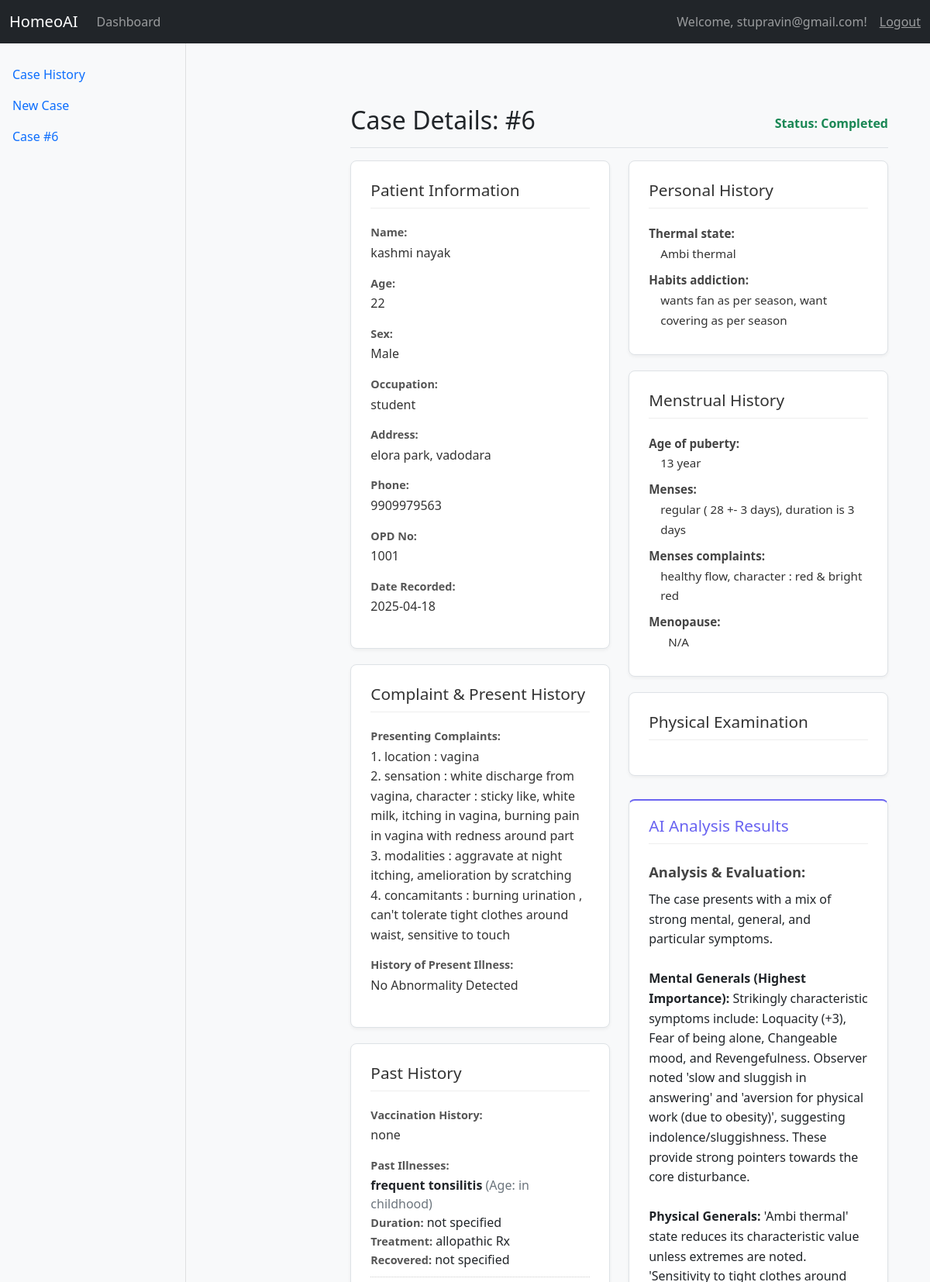
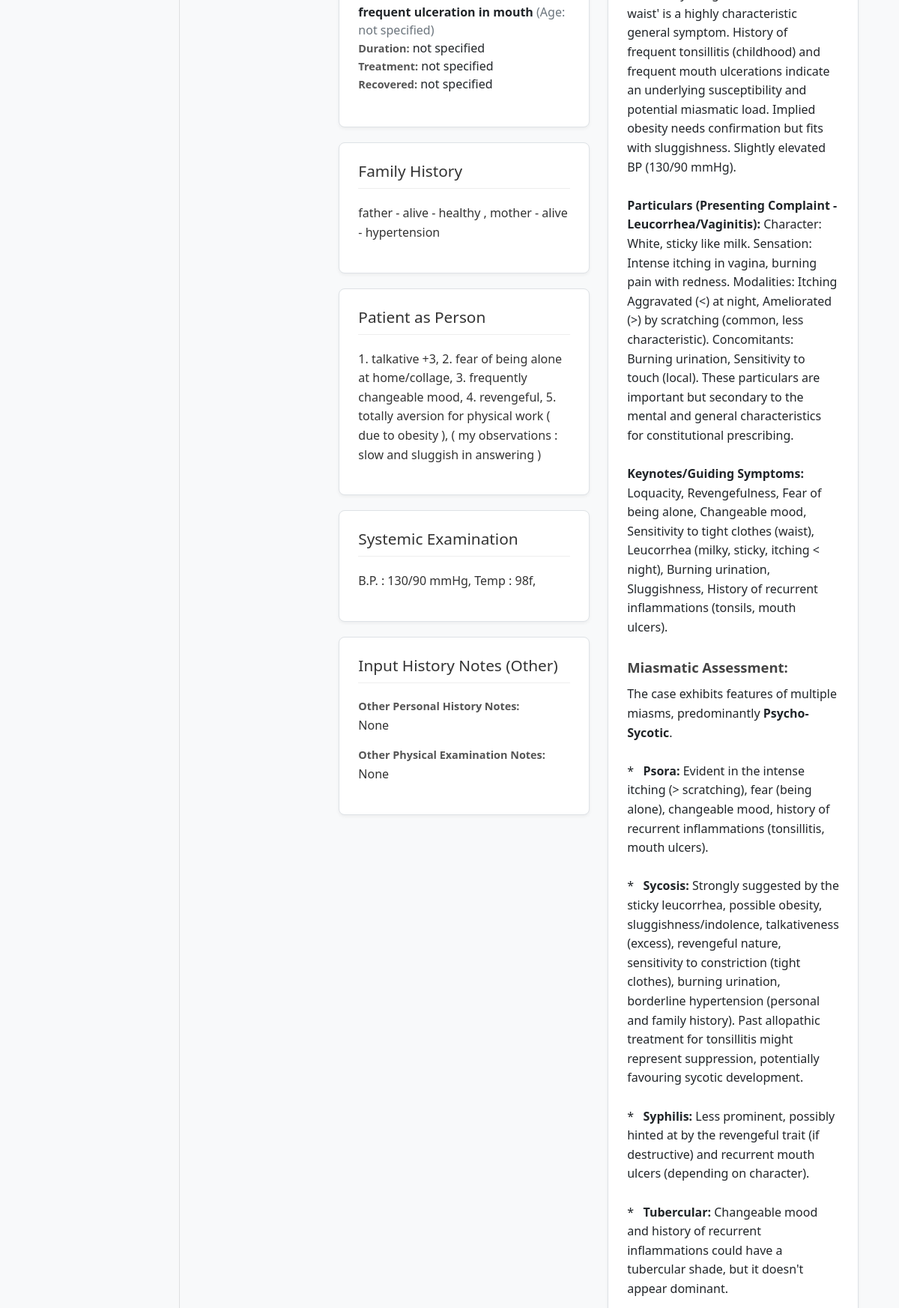
Screenshot of /case/6/ (signed in, upper part) with the database file from the repository (2 pictures, top to bottom).
### core/models.py (models this page shows, shortened)
class Case(models.Model):
    user = models.ForeignKey(settings.AUTH_USER_MODEL, on_delete=models.CASCADE, related_name='cases')
    created_at = models.DateTimeField(auto_now_add=True)
    updated_at = models.DateTimeField(auto_now=True)
    date = models.DateField(default=timezone.now, blank=True, null=True) # Made optional
    opd_no = models.CharField(max_length=50, blank=True, null=True)
    patient_name = models.CharField(max_length=200) # Required
    patient_age = models.CharField(max_length=20, blank=True, null=True)
    patient_sex = models.CharField(max_length=10, choices=[('Male', 'Male'), ('Female', 'Female'), ('Other', 'Other')], blank=True, null=True)
    patient_occupation = models.CharField(max_length=100, blank=True, null=True)
    patient_address = models.TextField(blank=True, null=True)
    patient_phone = models.CharField(max_length=20, blank=True, null=True)
    presenting_complaints = models.TextField() # Required
    history_of_present_illness = models.TextField(blank=True, null=True)
    past_history_vaccination = models.TextField(blank=True, null=True) # Corresponds to past_history.vaccination
    family_history = models.TextField(blank=True, null=True)
    personal_history = models.JSONField(blank=True, null=True, default=dict)
    menstrual_history = models.JSONField(blank=True, null=True, default=dict)
    physical_examination = models.JSONField(blank=True, null=True, default=dict)
    patient_as_person = models.TextField(blank=True, null=True)
    systemic_examination = models.TextField(blank=True, null=True)
    result_file_path = models.CharField(max_length=512, blank=True, null=True) # Store relative path?
    STATUS_CHOICES = [
        ('PENDING', 'Pending Analysis'),
        ('PROCESSING', 'Processing'),
        ('COMPLETED', 'Completed'),
        ('ERROR', 'Error'),
    ]
    status = models.CharField(max_length=20, choices=STATUS_CHOICES, default='PENDING')
    class Meta:
        ordering = ['-created_at']

class PastIllness(models.Model):
    case = models.ForeignKey(Case, on_delete=models.CASCADE, related_name='past_illnesses')
    disease = models.CharField(max_length=200, blank=True, null=True)
    approximate_age = models.CharField(max_length=50, blank=True, null=True)
    duration = models.CharField(max_length=100, blank=True, null=True)
    treatment = models.TextField(blank=True, null=True)
    completely_recovered = models.CharField(max_length=50, blank=True, null=True)
    class Meta:
        verbose_name_plural = "Past Illnesses"

### core/views.py (the view)
@login_required
def case_detail_view(request, case_id):
    case = get_object_or_404(Case.objects.prefetch_related('past_illnesses'), id=case_id, user=request.user)
    results_data = None
    error_message = None
    case_type_value = None # Initialize variable for case type
    if case.status == 'COMPLETED' and case.result_file_path:
        full_path = os.path.join(settings.CASE_RESULTS_DIR, case.result_file_path)
        if os.path.exists(full_path):
            try:
                with open(full_path, 'r', encoding='utf-8') as f:
                    file_content = f.read()
                results_data = json.loads(file_content)
                if results_data:
                    case_type_value = results_data.get("case_type(Acute/Chronic)")
            except json.JSONDecodeError:
                error_message = "Error: The result file contains invalid JSON."
                print(f"JSONDecodeError for file: {full_path}")
            except Exception as e:
                error_message = f"Error reading result file: {e}"
                print(f"Error reading file {full_path}: {e}")
        else:
            error_message = f"Error: Result file not found ({case.result_file_path}), although case is marked completed."
            print(f"Result file not found: {full_path}")
    elif case.status == 'ERROR':
         error_message = "An error occurred during the analysis process."
    elif case.status == 'PROCESSING' or case.status == 'PENDING':
         error_message = "Analysis is still in progress. Please check back later."
    context = {
        'case': case,
        'results_data': results_data,
        'error_message': error_message,
        'case_type_value': case_type_value, # Pass the extracted value to the template
    }
    return render(request, 'case_detail.html', context)

### templates/case_detail.html (shortened to what this page needs)
{% extends 'base_generic.html' %}
{% load static %}
{% load json_filters %}
{% block head_extra %}
<link rel="stylesheet" href="https://cdn.jsdelivr.net/npm/bootstrap@5.1.3/dist/css/bootstrap.min.css">
{% endblock %}
{% block content %}
<div class="container-fluid">
  <div class="row">
     <nav id="sidebarMenu" class="col-md-3 col-lg-2 d-md-block sidebar collapse">
        <div class="position-sticky pt-3 sidebar-sticky">
            <ul class="nav flex-column">
                <li class="nav-item"> <a class="nav-link" href="{% url 'core:dashboard' %}"> Case History</a></li>
                <li class="nav-item"> <a class="nav-link" href="{% url 'core:new_case' %}"> New Case</a></li>
                <li class="nav-item"> <span class="nav-link active" aria-current="page"> Case #{{ case.id }}</span></li>
            </ul>
        </div>
     </nav>
     <main class="col-md-9 ms-sm-auto col-lg-10 px-md-4">
        <div class="d-flex justify-content-between flex-wrap flex-md-nowrap align-items-center pt-3 pb-2 mb-3 border-bottom">
            <h1 class="h2">Case Details: #{{ case.id }}</h1>
            <span class="status-display status-{{ case.status }}">Status: {{ case.get_status_display }}</span>
        </div>
        <div class="row">
            <div class="col-lg-6 detail-col-left">
                <div class="detail-card">
                    <h3>Patient Information</h3>
                    <span class="detail-label">Name:</span> <p class="detail-value">{{ case.patient_name|default:"N/A" }}</p>
                    <span class="detail-label">Age:</span> <p class="detail-value">{{ case.patient_age|default:"N/A" }}</p>
                    <span class="detail-label">Sex:</span> <p class="detail-value">{{ case.patient_sex|default:"N/A" }}</p>
                    <span class="detail-label">Occupation:</span> <p class="detail-value">{{ case.patient_occupation|default:"N/A" }}</p>
                    <span class="detail-label">Address:</span> <p class="detail-value">{{ case.patient_address|default:"N/A" }}</p>
                    <span class="detail-label">Phone:</span> <p class="detail-value">{{ case.patient_phone|default:"N/A" }}</p>
                    <span class="detail-label">OPD No:</span> <p class="detail-value">{{ case.opd_no|default:"N/A" }}</p>
                    <span class="detail-label">Date Recorded:</span> <p class="detail-value">{{ case.date|date:"Y-m-d"|default:"N/A" }}</p>
                </div>
                <div class="detail-card">
                    <h3>Complaint & Present History</h3>
                    <span class="detail-label">Presenting Complaints:</span> <p class="detail-value">{{ case.presenting_complaints|default:"N/A" }}</p>
                    <span class="detail-label">History of Present Illness:</span> <p class="detail-value">{{ case.history_of_present_illness|default:"N/A" }}</p>
                 </div>
                <div class="detail-card">
                    <h3>Past History</h3>
                    <span class="detail-label">Vaccination History:</span>
                    <p class="detail-value">{{ case.past_history_vaccination|default:"N/A" }}</p>
                    <span class="detail-label">Past Illnesses:</span>
                    {% for illness in case.past_illnesses.all %}
                        <div class="illness-item">
                            <strong>{{ illness.disease|default:"Unnamed Illness" }}</strong>
                            {% if illness.approximate_age %}<span class="text-muted"> (Age: {{ illness.approximate_age }})</span>{% endif %}
                            {% if illness.duration %}<br><span class="detail-label" style="display: inline;">Duration:</span> {{ illness.duration }}{% endif %}
                            {% if illness.treatment %}<br><span class="detail-label" style="display: inline;">Treatment:</span> {{ illness.treatment }}{% endif %}
                            {% if illness.completely_recovered %}<br><span class="detail-label" style="display: inline;">Recovered:</span> {{ illness.completely_recovered }}{% endif %}
                        </div>
                    {% empty %}
                        <p class="detail-value">No past illnesses recorded.</p>
                    {% endfor %}
                </div>
                <div class="detail-card">
                     <h3>Family History</h3>
                     <p class="detail-value">{{ case.family_history|default:"N/A" }}</p>
                </div>
                 <div class="detail-card">
                     <h3>Patient as Person</h3>
                     <p class="detail-value">{{ case.patient_as_person|default:"N/A" }}</p>
                 </div>
                 <div class="detail-card">
                     <h3>Systemic Examination</h3>
                     <p class="detail-value">{{ case.systemic_examination|default:"N/A" }}</p>
                 </div>
                 <div class="detail-card">
                    <h3>Input History Notes (Other)</h3>
                    <span class="detail-label">Other Personal History Notes:</span>
                    <p class="detail-value">{{ case.personal_history.other|default:"None" }}</p>
                     <span class="detail-label" style="margin-top: 15px;">Other Physical Examination Notes:</span>
                    <p class="detail-value">{{ case.physical_examination.other|default:"None" }}</p>
                </div>
            </div>
            <div class="col-lg-6 detail-col-right">
                <div class="detail-card">
                    <h3>Personal History</h3>
                    <div class="json-data-display">
                        {% for key, value in case.personal_history.items %}
                           {% if value %}
                           <span class="key">{{ key|capfirst|replace_str:"_, " }}:</span>
                           <span class="value">{{ value }}</span>
                           {% endif %}
                        {% empty %}
                           <p class="text-muted">No personal history details recorded.</p>
                        {% endfor %}
                    </div>
                </div>
                 <div class="detail-card">
                    <h3>Menstrual History</h3>
                    <div class="json-data-display">
                        {% for key, value in case.menstrual_history.items %}
                           {% if key == 'menopause' and value|is_dict %}
                               <span class="key">Menopause:</span>
                               {% if value.age or value.complaints %}
                                   <span class="value" style="margin-left: 25px;"><span class="key" style="display: inline;">Age:</span> {{ value.age|default:"N/A" }}</span>
                                   <span class="value" style="margin-left: 25px;"><span class="key" style="display: inline;">Complaints:</span> {{ value.complaints|default:"N/A" }}</span>
                               {% else %}
                                    <span class="value" style="margin-left: 25px;">N/A</span>
                               {% endif %}
                           {% elif value %}
                               <span class="key">{{ key|capfirst|replace_str:"_, " }}:</span>
                               <span class="value">{{ value }}</span>
                           {% endif %}
                        {% empty %}
                           <p class="text-muted">No menstrual history details recorded.</p>
                        {% endfor %}
                    </div>
                </div>
                 <div class="detail-card">
                    <h3>Physical Examination</h3>
                </div>
                {% if results_data %}
                <div class="detail-card results-section">
                    <h3 style="color: #6a64f1;">AI Analysis Results</h3>
                    {% with analysis=results_data.analysis_and_evaluation_of_symptoms %}
                        {% if analysis %}<div class="result-block"><h4>Analysis & Evaluation:</h4><p>{{ analysis|apply_formatting }}</p></div>{% endif %}
                    {% endwith %}
                     {% with miasm=results_data.miasmatic_assessment %}
                        {% if miasm %}<div class="result-block"><h4>Miasmatic Assessment:</h4><p>{{ miasm|apply_formatting }}</p></div>{% endif %}
                     {% endwith %}
                </div>
                {% elif not error_message %}
                     <div class="alert alert-secondary" role="alert"> No analysis results found. Status: {{ case.get_status_display }}. </div>
                {% endif %}
            </div>
        </div>
     </main>
   </div>
</div>
{% endblock %}

### templates/base_generic.html (shortened to what this page needs)
{% load static %}
<!DOCTYPE html>
<html lang="en">
<head>
     {% block head_extra %}{% endblock %}
</head>
<body>
    <nav class="navbar navbar-expand-md navbar-dark bg-dark fixed-top">
      <div class="container-fluid">
        <a class="navbar-brand" href="{% url 'core:home' %}">HomeoAI</a>
         <div class="collapse navbar-collapse" id="navbarCollapse">
           <ul class="navbar-nav me-auto mb-2 mb-md-0">
               <li class="nav-item"><a class="nav-link" href="{% url 'core:dashboard' %}">Dashboard</a></li>
           </ul>
           {% if user.is_authenticated %}
             <span class="navbar-text me-3">Welcome, {{ user.username }}!</span>
             <form action="{% url 'auth_app:logout' %}" method="post" class="logout-form">
                 <button type="submit" class="logout-button">Logout</button>
             </form>
           {% endif %}
         </div>
      </div>
    </nav>
    <main role="main">
        {% block content %}{% endblock %}
    </main>
</body>
</html>

### rows the page displays
Case: id "6", status "Completed", patient_name "kashmi nayak", patient_age "22", patient_sex "Male", patient_occupation "student", patient_address "elora park, vadodara", patient_phone "9909979563", opd_no "1001", date "2025-04-18", presenting_complaints "1. location : vagina 2. sensation : white discharge from vagina, character : sticky like, white milk, itching in vagina, burning pain in vagina with redness around part 3. modalities : aggravate at night itching, amelioration by scratching 4. concamitants : burning urination , can't tolerate tight clothes around waist, sensitive to touch", history_of_present_illness "No Abnormality Detected", past_history_vaccination "none", family_history "father - alive - healthy , mother - alive - hypertension", patient_as_person "1. talkative +3, 2. fear of being alone at home/collage, 3. frequently changeable mood, 4. revengeful, 5. totally aversion for physical work ( due to obesity ), ( my observations : slow and sluggish in answering )", systemic_examination "B.P. : 130/90 mmHg, Temp : 98f,", personal_history.other "None", physical_examination.other "None"
PastIllness: disease "frequent tonsilitis", approximate_age "in childhood", duration "not specified", treatment "allopathic Rx", completely_recovered "not specified"
PastIllness: disease "frequent ulceration in mouth", approximate_age "not specified", duration "not specified", treatment "not specified", completely_recovered "not specified"

### other values shown
{{ user.username }} "stupravin@gmail.com"
{{ key|capfirst|replace_str:"_, " }} "Thermal state" "Habits addiction"
{{ value }} "Ambi thermal" "wants fan as per season, want covering as per season"
{{ key|capfirst|replace_str:"_, " }} "Age of puberty" "Menses" "Menses complaints"
{{ value }} "13 year" "regular ( 28 +- 3 days), duration is 3 days" "healthy flow, character : red & bright red"
